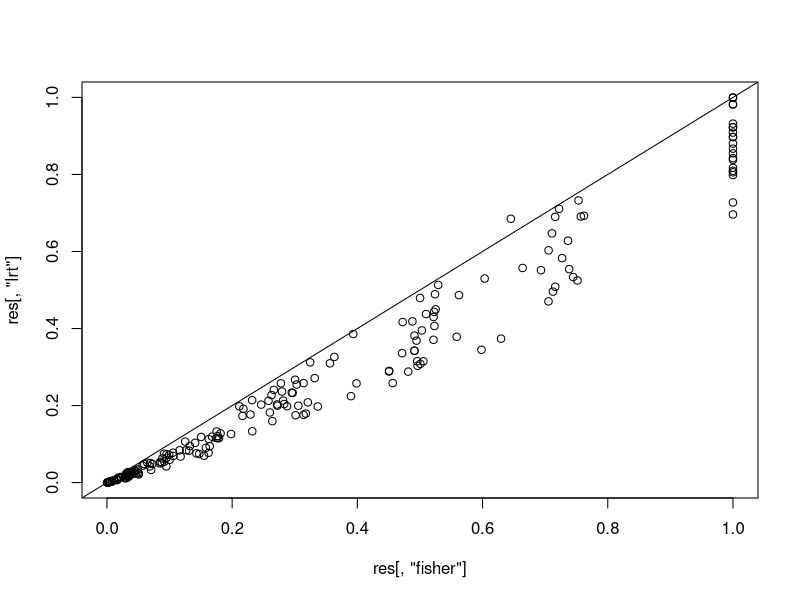

Reproduce this figure in R.
## simulate read counts in bins and
## perform LRT test as peak calling
## *-- prototyping --*
## Zijun Zhang
## 9.1.2017


sim_bin_counts = function(mu_vec, beta, delta)
{
	others = c(
		rpois(n=1, lambda=exp(mu_vec[1])),
		rpois(n=1, lambda=exp(mu_vec[2]))
		)
	this = c(
		rpois(n=1, lambda=exp(mu_vec[1]+beta+delta)),
		rpois(n=1, lambda=exp(mu_vec[2]+beta))
		)
	res = matrix(c(this,others), nrow=2, byrow=T)
	rownames(res) = c('this','others')
	colnames(res) = c('IP','Input')
	return(as.data.frame(res))
}


loglik_constrain = function(par, data)
{
	ll = 0
	mu1=par[1]; mu0=par[2]; beta = par[3]
	lamb1.this = exp(mu1 + beta)
	lamb1.others = exp(mu1)
	lamb0.this = exp(mu0+beta)
	lamb0.others = exp(mu0)
	ll = ll + dpois(data['this','IP'], lamb1.this, log=T)
	ll = ll + dpois(data['this','Input'], lamb0.this, log=T)
	ll = ll + dpois(data['others','IP'], lamb1.others, log=T)
	ll = ll + dpois(data['others','Input'], lamb0.others, log=T)
	return(ll)
}

loglik_unconstrain = function(par, data)
{
	ll = 0
	mu1=par[1]; mu0=par[2]; beta = par[3]; delta=par[4]
	lamb1.this = exp(mu1 + beta + delta)
	lamb1.others = exp(mu1)
	lamb0.this = exp(mu0+beta)
	lamb0.others = exp(mu0)
	ll = ll + dpois(data['this','IP'], lamb1.this, log=T)
	ll = ll + dpois(data['this','Input'], lamb0.this, log=T)
	ll = ll + dpois(data['others','IP'], lamb1.others, log=T)
	ll = ll + dpois(data['others','Input'], lamb0.others, log=T)
	return(ll)
}


callpeak_LRT = function(data)
{
	ll0 = optim(rep(1,3), loglik_constrain, control=list(fnscale=-1), data=data)
	ll1 = optim(rep(1,4), loglik_unconstrain, control=list(fnscale=-1), data=data)
	pval = 1-pchisq(2*(ll1$value-ll0$value),1)
	pval
}



B=200
res = matrix(NA, nrow=B, ncol=2)
colnames(res) = c('fisher', 'lrt')
for(b in 1:B) {
	data = sim_bin_counts(c(2.5,2), -0.5, 1)
	p1=fisher.test(data)$p.value
	p2=callpeak_LRT(data)
	res[b,] = c(p1, p2)
}

plot(res[,'fisher'], res[,'lrt'])
abline(0,1)
mean(res[,'fisher']<0.05)
mean(res[,'lrt']<0.05)
